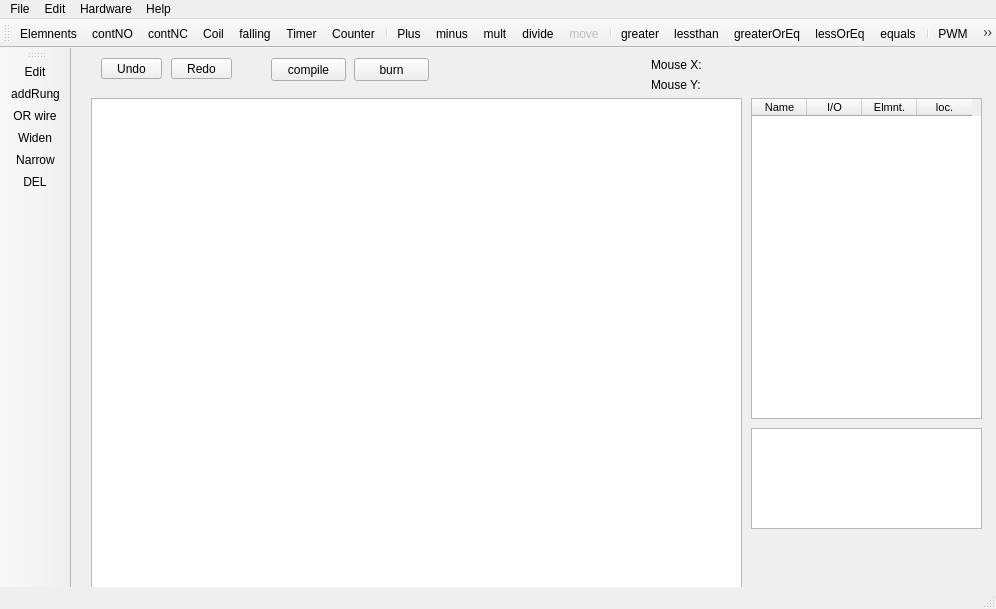
<?xml version="1.0" encoding="UTF-8"?>
<ui version="4.0">
 <class>MainWindow</class>
 <widget class="QMainWindow" name="MainWindow">
  <property name="geometry">
   <rect>
    <x>0</x>
    <y>0</y>
    <width>996</width>
    <height>609</height>
   </rect>
  </property>
  <property name="windowTitle">
   <string>Waltech Ladder Maker</string>
  </property>
  <widget class="QWidget" name="centralwidget">
   <widget class="QGraphicsView" name="graphicsView">
    <property name="geometry">
     <rect>
      <x>20</x>
      <y>50</y>
      <width>651</width>
      <height>521</height>
     </rect>
    </property>
    <property name="sizePolicy">
     <sizepolicy hsizetype="Expanding" vsizetype="Expanding">
      <horstretch>0</horstretch>
      <verstretch>0</verstretch>
     </sizepolicy>
    </property>
    <property name="mouseTracking">
     <bool>true</bool>
    </property>
   </widget>
   <widget class="QLabel" name="label">
    <property name="geometry">
     <rect>
      <x>580</x>
      <y>10</y>
      <width>50</width>
      <height>13</height>
     </rect>
    </property>
    <property name="text">
     <string>Mouse X:</string>
    </property>
   </widget>
   <widget class="QLabel" name="label_2">
    <property name="geometry">
     <rect>
      <x>630</x>
      <y>10</y>
      <width>50</width>
      <height>13</height>
     </rect>
    </property>
    <property name="text">
     <string/>
    </property>
   </widget>
   <widget class="QLabel" name="label_3">
    <property name="geometry">
     <rect>
      <x>580</x>
      <y>30</y>
      <width>50</width>
      <height>13</height>
     </rect>
    </property>
    <property name="text">
     <string>Mouse Y:</string>
    </property>
   </widget>
   <widget class="QLabel" name="label_4">
    <property name="geometry">
     <rect>
      <x>630</x>
      <y>30</y>
      <width>50</width>
      <height>13</height>
     </rect>
    </property>
    <property name="text">
     <string/>
    </property>
   </widget>
   <widget class="QToolButton" name="undoBbutton">
    <property name="geometry">
     <rect>
      <x>30</x>
      <y>10</y>
      <width>61</width>
      <height>21</height>
     </rect>
    </property>
    <property name="text">
     <string>Undo</string>
    </property>
    <property name="icon">
     <iconset resource="toolbaricons.qrc">
      <normaloff>:/icons/icons/CurvedArrowRightDown.svg</normaloff>:/icons/icons/CurvedArrowRightDown.svg</iconset>
    </property>
    <property name="toolButtonStyle">
     <enum>Qt::ToolButtonTextBesideIcon</enum>
    </property>
   </widget>
   <widget class="QToolButton" name="redoButton">
    <property name="geometry">
     <rect>
      <x>100</x>
      <y>10</y>
      <width>61</width>
      <height>21</height>
     </rect>
    </property>
    <property name="text">
     <string>Redo</string>
    </property>
    <property name="icon">
     <iconset resource="toolbaricons.qrc">
      <normaloff>:/icons/icons/CurvedArrowLeftDown.svg</normaloff>:/icons/icons/CurvedArrowLeftDown.svg</iconset>
    </property>
    <property name="toolButtonStyle">
     <enum>Qt::ToolButtonTextBesideIcon</enum>
    </property>
   </widget>
   <widget class="QTableWidget" name="tableWidget">
    <property name="geometry">
     <rect>
      <x>680</x>
      <y>50</y>
      <width>231</width>
      <height>321</height>
     </rect>
    </property>
    <property name="font">
     <font>
      <pointsize>8</pointsize>
     </font>
    </property>
    <property name="editTriggers">
     <set>QAbstractItemView::NoEditTriggers</set>
    </property>
    <property name="selectionMode">
     <enum>QAbstractItemView::NoSelection</enum>
    </property>
    <property name="sortingEnabled">
     <bool>true</bool>
    </property>
    <property name="cornerButtonEnabled">
     <bool>false</bool>
    </property>
    <property name="columnCount">
     <number>4</number>
    </property>
    <attribute name="horizontalHeaderVisible">
     <bool>true</bool>
    </attribute>
    <attribute name="horizontalHeaderDefaultSectionSize">
     <number>55</number>
    </attribute>
    <attribute name="verticalHeaderVisible">
     <bool>false</bool>
    </attribute>
    <attribute name="verticalHeaderDefaultSectionSize">
     <number>14</number>
    </attribute>
    <column>
     <property name="text">
      <string>Name</string>
     </property>
     <property name="font">
      <font>
       <pointsize>8</pointsize>
      </font>
     </property>
    </column>
    <column>
     <property name="text">
      <string>I/O</string>
     </property>
     <property name="font">
      <font>
       <pointsize>8</pointsize>
      </font>
     </property>
    </column>
    <column>
     <property name="text">
      <string>Elmnt.</string>
     </property>
     <property name="font">
      <font>
       <pointsize>8</pointsize>
      </font>
     </property>
    </column>
    <column>
     <property name="text">
      <string>loc.</string>
     </property>
     <property name="font">
      <font>
       <pointsize>8</pointsize>
      </font>
     </property>
    </column>
   </widget>
   <widget class="QPushButton" name="infoButton">
    <property name="geometry">
     <rect>
      <x>200</x>
      <y>10</y>
      <width>75</width>
      <height>23</height>
     </rect>
    </property>
    <property name="toolTip">
     <string>&lt;html&gt;&lt;head/&gt;&lt;body&gt;&lt;p&gt;Create hex file in your project directory&lt;/p&gt;&lt;/body&gt;&lt;/html&gt;</string>
    </property>
    <property name="whatsThis">
     <string>&lt;html&gt;&lt;head/&gt;&lt;body&gt;&lt;p&gt;This buton starts the following: &lt;/p&gt;&lt;p&gt;- creation of C code.  &lt;/p&gt;&lt;p&gt;- compiling of that cod with GCC&lt;/p&gt;&lt;p&gt;- save the resultant hex in save directory&lt;/p&gt;&lt;/body&gt;&lt;/html&gt;</string>
    </property>
    <property name="text">
     <string>compile</string>
    </property>
   </widget>
   <widget class="QTextBrowser" name="textBrowser">
    <property name="geometry">
     <rect>
      <x>680</x>
      <y>380</y>
      <width>231</width>
      <height>101</height>
     </rect>
    </property>
   </widget>
   <widget class="QPushButton" name="burnButton">
    <property name="geometry">
     <rect>
      <x>283</x>
      <y>10</y>
      <width>75</width>
      <height>23</height>
     </rect>
    </property>
    <property name="toolTip">
     <string>&lt;html&gt;&lt;head/&gt;&lt;body&gt;&lt;p&gt;Create hex file and upload it to the Hardware&lt;/p&gt;&lt;/body&gt;&lt;/html&gt;</string>
    </property>
    <property name="whatsThis">
     <string>&lt;html&gt;&lt;head/&gt;&lt;body&gt;&lt;p&gt;This buton starts the following: &lt;/p&gt;&lt;p&gt;- creation of C code.  &lt;/p&gt;&lt;p&gt;- compiling of that cod with GCC&lt;/p&gt;&lt;p&gt;- uploading of the resulting hex file to the hardware via USB&lt;/p&gt;&lt;/body&gt;&lt;/html&gt;</string>
    </property>
    <property name="text">
     <string>burn</string>
    </property>
   </widget>
  </widget>
  <widget class="QStatusBar" name="statusbar"/>
  <widget class="QToolBar" name="toolBar">
   <property name="cursor">
    <cursorShape>ArrowCursor</cursorShape>
   </property>
   <property name="contextMenuPolicy">
    <enum>Qt::PreventContextMenu</enum>
   </property>
   <property name="windowTitle">
    <string>Elements</string>
   </property>
   <attribute name="toolBarArea">
    <enum>TopToolBarArea</enum>
   </attribute>
   <attribute name="toolBarBreak">
    <bool>false</bool>
   </attribute>
   <addaction name="actionElemnents"/>
   <addaction name="actionContNO"/>
   <addaction name="actionContNC"/>
   <addaction name="actionCoil"/>
   <addaction name="actionFalling"/>
   <addaction name="actionTimer"/>
   <addaction name="actionCounter"/>
   <addaction name="separator"/>
   <addaction name="actionPlus"/>
   <addaction name="actionMinus"/>
   <addaction name="actionMult"/>
   <addaction name="actionDivide"/>
   <addaction name="actionMove"/>
   <addaction name="separator"/>
   <addaction name="actionGreater"/>
   <addaction name="actionLessthan"/>
   <addaction name="actionGreaterOrEq"/>
   <addaction name="actionLessOrEq"/>
   <addaction name="actionEquals"/>
   <addaction name="separator"/>
   <addaction name="actionPWM"/>
   <addaction name="actionADC"/>
   <addaction name="separator"/>
  </widget>
  <widget class="QMenuBar" name="menuBar">
   <property name="geometry">
    <rect>
     <x>0</x>
     <y>0</y>
     <width>996</width>
     <height>25</height>
    </rect>
   </property>
   <widget class="QMenu" name="menuFile">
    <property name="title">
     <string>File</string>
    </property>
    <addaction name="actionClose"/>
    <addaction name="actionOpen"/>
    <addaction name="actionSave"/>
    <addaction name="actionSave_As"/>
   </widget>
   <widget class="QMenu" name="menuEdit">
    <property name="title">
     <string>Edit</string>
    </property>
    <addaction name="actionUndo"/>
    <addaction name="actionRedo"/>
   </widget>
   <widget class="QMenu" name="menuHelp">
    <property name="title">
     <string>Help</string>
    </property>
    <addaction name="actionWhatsThis"/>
    <addaction name="separator"/>
    <addaction name="actionUSBHelp"/>
    <addaction name="actionArduinoUno_IO"/>
    <addaction name="actionArduinoNano_IO"/>
    <addaction name="actionArduinoMega_IO"/>
    <addaction name="actionAbout"/>
   </widget>
   <widget class="QMenu" name="menuDiagnostics">
    <property name="title">
     <string>Hardware</string>
    </property>
    <addaction name="actionWaltech"/>
    <addaction name="actionOpenPLC"/>
    <addaction name="actionArduinoUno"/>
    <addaction name="actionArduinoNano"/>
    <addaction name="actionArduinoMega"/>
    <addaction name="separator"/>
    <addaction name="actionCheck_HW_2"/>
   </widget>
   <addaction name="menuFile"/>
   <addaction name="menuEdit"/>
   <addaction name="menuDiagnostics"/>
   <addaction name="menuHelp"/>
  </widget>
  <widget class="QToolBar" name="toolBar_2">
   <property name="windowTitle">
    <string>toolBar_2</string>
   </property>
   <attribute name="toolBarArea">
    <enum>LeftToolBarArea</enum>
   </attribute>
   <attribute name="toolBarBreak">
    <bool>false</bool>
   </attribute>
   <addaction name="actionEdit_nTools"/>
   <addaction name="actionaddRung"/>
   <addaction name="actionORwire"/>
   <addaction name="actionWiden"/>
   <addaction name="actionNarrow"/>
   <addaction name="actionDEL"/>
  </widget>
  <action name="actionContNO">
   <property name="checkable">
    <bool>true</bool>
   </property>
   <property name="icon">
    <iconset resource="toolbaricons.qrc">
     <normaloff>:/icons/icons/contact_NO_button.svg</normaloff>:/icons/icons/contact_NO_button.svg</iconset>
   </property>
   <property name="text">
    <string>contNO</string>
   </property>
   <property name="toolTip">
    <string>Normally Open Contact</string>
   </property>
   <property name="whatsThis">
    <string>&lt;html&gt;&lt;head/&gt;&lt;body&gt;&lt;p&gt;&lt;span style=&quot; font-size:11pt; color:#000000;&quot;&gt;Inserts a Normally Open Contact in the ladder. &lt;/span&gt;&lt;span style=&quot; font-size:10pt; color:#000000;&quot;&gt;&lt;br/&gt;&lt;br/&gt;--A dialog window will appear.&lt;br/&gt;--Choose an input from the dropdown menu.&lt;br/&gt;--If &amp;quot;internal&amp;quot; selected and name is shared, the state will come from a Coil&lt;/span&gt;&lt;span style=&quot; color:#000000;&quot;/&gt;&lt;/p&gt;&lt;/body&gt;&lt;/html&gt;</string>
   </property>
  </action>
  <action name="actionContNC">
   <property name="checkable">
    <bool>true</bool>
   </property>
   <property name="icon">
    <iconset resource="toolbaricons.qrc">
     <normaloff>:/icons/icons/contact_NC_button.svg</normaloff>:/icons/icons/contact_NC_button.svg</iconset>
   </property>
   <property name="text">
    <string>contNC</string>
   </property>
   <property name="toolTip">
    <string>Normally Closed Contact</string>
   </property>
   <property name="whatsThis">
    <string>&lt;html&gt;&lt;head/&gt;&lt;body&gt;&lt;p&gt;&lt;span style=&quot; font-family:'Sans Serif'; font-size:11pt; color:#000000;&quot;&gt;Inserts a Normally Closed Contact in the ladder. &lt;br/&gt;&lt;br/&gt;--A dialog window will appear.&lt;br/&gt;--Choose an input from the dropdown menu.&lt;br/&gt;--If &amp;quot;internal&amp;quot; selected and name is shared, the state will come from a Coil &lt;/span&gt;&lt;/p&gt;&lt;/body&gt;&lt;/html&gt;</string>
   </property>
  </action>
  <action name="actionCoil">
   <property name="checkable">
    <bool>true</bool>
   </property>
   <property name="icon">
    <iconset resource="toolbaricons.qrc">
     <normaloff>:/icons/icons/Coil_button.svg</normaloff>:/icons/icons/Coil_button.svg</iconset>
   </property>
   <property name="text">
    <string>Coil</string>
   </property>
   <property name="toolTip">
    <string>Coil</string>
   </property>
   <property name="whatsThis">
    <string>&lt;html&gt;&lt;head/&gt;&lt;body&gt;&lt;p&gt;&lt;span style=&quot; font-size:11pt; color:#000000;&quot;&gt;Inserts a Coil in the ladder. &lt;br/&gt;&lt;br/&gt;--A dialog window will appear.&lt;br/&gt;--Choose an Output from the dropdown menu.&lt;br/&gt;--If &amp;quot;internal&amp;quot; selected and name is shared with another element, the state of this coil will pass to that element.&lt;/span&gt;&lt;/p&gt;&lt;/body&gt;&lt;/html&gt;</string>
   </property>
  </action>
  <action name="actionClose">
   <property name="text">
    <string>Close</string>
   </property>
  </action>
  <action name="actionUndo">
   <property name="text">
    <string>undo</string>
   </property>
   <property name="shortcut">
    <string>Ctrl+Z</string>
   </property>
  </action>
  <action name="actionRedo">
   <property name="text">
    <string>redo</string>
   </property>
   <property name="shortcut">
    <string>Ctrl+R</string>
   </property>
  </action>
  <action name="actionaddRung">
   <property name="checkable">
    <bool>true</bool>
   </property>
   <property name="icon">
    <iconset resource="toolbaricons.qrc">
     <normaloff>:/icons/icons/rung.png</normaloff>:/icons/icons/rung.png</iconset>
   </property>
   <property name="text">
    <string>addRung</string>
   </property>
   <property name="toolTip">
    <string>Add a Rung</string>
   </property>
   <property name="whatsThis">
    <string>&lt;html&gt;&lt;head/&gt;&lt;body&gt;&lt;span style=&quot; font-size:11pt; color:#000000;&quot;&gt;&lt;p&gt;Add a rung&lt;/p&gt;&lt;p&gt;Note: rungs can be converted to OR branches with the vertical wire tool.&lt;/p&gt;&lt;/body&gt;&lt;/html&gt;</string>
   </property>
  </action>
  <action name="actionWiden">
   <property name="checkable">
    <bool>true</bool>
   </property>
   <property name="icon">
    <iconset resource="toolbaricons.qrc">
     <normaloff>:/icons/icons/widen.png</normaloff>:/icons/icons/widen.png</iconset>
   </property>
   <property name="text">
    <string>Widen</string>
   </property>
   <property name="toolTip">
    <string>Widen rung</string>
   </property>
   <property name="whatsThis">
    <string>&lt;html&gt;&lt;head/&gt;&lt;body&gt;&lt;span style=&quot; font-size:11pt; color:#000000;&quot;&gt;&lt;p&gt;Makes the entire ladder one element width wider.&lt;/p&gt;&lt;/body&gt;&lt;/html&gt;</string>
   </property>
  </action>
  <action name="actionOpen">
   <property name="text">
    <string>Open</string>
   </property>
  </action>
  <action name="actionNew">
   <property name="text">
    <string>New</string>
   </property>
  </action>
  <action name="actionSave">
   <property name="text">
    <string>Save</string>
   </property>
  </action>
  <action name="actionDEL">
   <property name="checkable">
    <bool>true</bool>
   </property>
   <property name="icon">
    <iconset resource="toolbaricons.qrc">
     <normaloff>:/icons/icons/del.png</normaloff>:/icons/icons/del.png</iconset>
   </property>
   <property name="text">
    <string>DEL</string>
   </property>
   <property name="toolTip">
    <string>&lt;html&gt;&lt;head/&gt;&lt;body&gt;&lt;p&gt;Delete an element or empty rung &lt;/p&gt;&lt;/body&gt;&lt;/html&gt;</string>
   </property>
   <property name="whatsThis">
    <string>&lt;html&gt;&lt;head/&gt;&lt;body&gt;&lt;span style=&quot; font-size:11pt; color:#000000;&quot;&gt;&lt;p&gt;Delete an element&lt;/p&gt;&lt;p&gt;Delete an empty rung&lt;/p&gt;&lt;p&gt;Note: Use the vertical wire (OR) to delete branches. &lt;/p&gt;&lt;/body&gt;&lt;/html&gt;</string>
   </property>
  </action>
  <action name="actionORwire">
   <property name="checkable">
    <bool>true</bool>
   </property>
   <property name="icon">
    <iconset resource="toolbaricons.qrc">
     <normaloff>:/icons/icons/ORwire.png</normaloff>:/icons/icons/ORwire.png</iconset>
   </property>
   <property name="text">
    <string>OR wire</string>
   </property>
   <property name="toolTip">
    <string>&lt;html&gt;&lt;head/&gt;&lt;body&gt;&lt;p&gt;Toggles vertical wire to to OR branch.&lt;/p&gt;&lt;p&gt;Connects Rung to Rung below, Becomes OR branch&lt;/p&gt;&lt;/body&gt;&lt;/html&gt;</string>
   </property>
   <property name="whatsThis">
    <string>&lt;html&gt;&lt;head/&gt;&lt;body&gt;&lt;span style=&quot; font-size:11pt; color:#000000;&quot;&gt;&lt;p&gt;--Click to add or remove a vertical wire&lt;/p&gt;&lt;p&gt;--This tool can link rungs together to make an OR branch.&lt;/p&gt;&lt;p&gt;--Use this tool to widen or shrink the OR branch&lt;/p&gt;&lt;/body&gt;&lt;/html&gt;</string>
   </property>
  </action>
  <action name="actionNarrow">
   <property name="checkable">
    <bool>true</bool>
   </property>
   <property name="icon">
    <iconset resource="toolbaricons.qrc">
     <normaloff>:/icons/icons/narrow.png</normaloff>:/icons/icons/narrow.png</iconset>
   </property>
   <property name="text">
    <string>Narrow</string>
   </property>
   <property name="toolTip">
    <string>Remove extra empty locations</string>
   </property>
   <property name="whatsThis">
    <string>&lt;html&gt;&lt;head/&gt;&lt;body&gt;&lt;span style=&quot; font-size:11pt; color:#000000;&quot;&gt;&lt;p&gt;Narrows the ladder by one element width&lt;/p&gt;&lt;/body&gt;&lt;/html&gt;</string>
   </property>
  </action>
  <action name="actionFalling">
   <property name="checkable">
    <bool>true</bool>
   </property>
   <property name="icon">
    <iconset resource="toolbaricons.qrc">
     <normaloff>:/icons/icons/falling_button.svg</normaloff>:/icons/icons/falling_button.svg</iconset>
   </property>
   <property name="text">
    <string>falling</string>
   </property>
   <property name="toolTip">
    <string>Falling edge</string>
   </property>
   <property name="whatsThis">
    <string>&lt;html&gt;&lt;head/&gt;&lt;body&gt;&lt;p&gt;&lt;span style=&quot; font-size:11pt; color:#000000;&quot;&gt;Inserts a falling Edge in the ladder. &lt;br/&gt;&lt;br/&gt;--Creates a 10ns pulse on the rung-out when a falling edge is dected at the rung-in&lt;/span&gt;&lt;br/&gt;&lt;/p&gt;&lt;/body&gt;&lt;/html&gt;</string>
   </property>
  </action>
  <action name="actionTimer">
   <property name="checkable">
    <bool>true</bool>
   </property>
   <property name="icon">
    <iconset resource="toolbaricons.qrc">
     <normaloff>:/icons/icons/timer_button.svg</normaloff>:/icons/icons/timer_button.svg</iconset>
   </property>
   <property name="text">
    <string>Timer</string>
   </property>
   <property name="toolTip">
    <string>Timer</string>
   </property>
   <property name="whatsThis">
    <string>&lt;html&gt;&lt;head/&gt;&lt;body&gt;&lt;p&gt;&lt;span style=&quot; font-size:11pt; color:#000000;&quot;&gt;Inserts a Timer in the ladder. &lt;br/&gt;&lt;br/&gt;--A dialog window will appear.&lt;br/&gt;--Set the time delay.  10 min max (655 sec)&lt;br/&gt;--If rung-in state goes True and stays that way for the delay duration, the rung-out will go True.  &lt;br/&gt;--Timer is reset when the rung-in state goes False&lt;/p&gt;&lt;/body&gt;&lt;/html&gt;</string>
   </property>
  </action>
  <action name="actionCounter">
   <property name="checkable">
    <bool>true</bool>
   </property>
   <property name="icon">
    <iconset resource="toolbaricons.qrc">
     <normaloff>:/icons/icons/counter_button.svg</normaloff>:/icons/icons/counter_button.svg</iconset>
   </property>
   <property name="text">
    <string>Counter</string>
   </property>
   <property name="toolTip">
    <string>Counter</string>
   </property>
   <property name="whatsThis">
    <string>&lt;html&gt;&lt;head/&gt;&lt;body&gt;&lt;p&gt;&lt;span style=&quot; font-size:11pt; color:#000000;&quot;&gt;Inserts a Counter in the ladder. &lt;br/&gt;&lt;br/&gt;--A dialog window will appear.&lt;br/&gt;--Set the number of counts (setpoint).  65535 max.&lt;br/&gt;--If rung-in state goes True setpoint number of times, the rung-out will go True. &lt;br/&gt;--Choose a name.  If shared with a Coil, this will provide a Reset.&lt;/p&gt;&lt;/body&gt;&lt;/html&gt;</string>
   </property>
  </action>
  <action name="actionEdit_nTools">
   <property name="text">
    <string>Edit</string>
   </property>
  </action>
  <action name="actionElemnents">
   <property name="text">
    <string>Elemnents</string>
   </property>
  </action>
  <action name="actionWhatsThis">
   <property name="text">
    <string>WhatsThis</string>
   </property>
   <property name="toolTip">
    <string>&lt;html&gt;&lt;head/&gt;&lt;body&gt;&lt;p&gt;Click this to get help with a tool&lt;/p&gt;&lt;/body&gt;&lt;/html&gt;</string>
   </property>
  </action>
  <action name="actionCheck_HW">
   <property name="text">
    <string>Test Hardware</string>
   </property>
   <property name="toolTip">
    <string>&lt;html&gt;&lt;head/&gt;&lt;body&gt;&lt;p&gt;Checks USB&lt;/p&gt;&lt;/body&gt;&lt;/html&gt;</string>
   </property>
   <property name="whatsThis">
    <string>Checks USB connection, programmer, and controller.</string>
   </property>
  </action>
  <action name="actionUSBHelp">
   <property name="text">
    <string>USB</string>
   </property>
  </action>
  <action name="actionSettings">
   <property name="checkable">
    <bool>true</bool>
   </property>
   <property name="text">
    <string>Settings</string>
   </property>
  </action>
  <action name="actionWaltech">
   <property name="checkable">
    <bool>true</bool>
   </property>
   <property name="checked">
    <bool>true</bool>
   </property>
   <property name="text">
    <string>Waltech</string>
   </property>
   <property name="autoRepeat">
    <bool>false</bool>
   </property>
   <property name="menuRole">
    <enum>QAction::ApplicationSpecificRole</enum>
   </property>
  </action>
  <action name="actionArduinoUno">
   <property name="checkable">
    <bool>true</bool>
   </property>
   <property name="text">
    <string>Arduino Uno</string>
   </property>
   <property name="menuRole">
    <enum>QAction::ApplicationSpecificRole</enum>
   </property>
  </action>
  <action name="actionCheck_HW_2">
   <property name="text">
    <string>Test USB</string>
   </property>
   <property name="toolTip">
    <string>Test USB connection, drver, programmer, hardware</string>
   </property>
  </action>
  <action name="actionArduinoUno_IO">
   <property name="text">
    <string>Arduino Uno IO</string>
   </property>
  </action>
  <action name="actionSave_As">
   <property name="text">
    <string>Save As</string>
   </property>
  </action>
  <action name="actionAbout">
   <property name="text">
    <string>About</string>
   </property>
  </action>
  <action name="actionPlus">
   <property name="checkable">
    <bool>true</bool>
   </property>
   <property name="icon">
    <iconset resource="toolbaricons.qrc">
     <normaloff>:/icons/icons/plus.svg</normaloff>:/icons/icons/plus.svg</iconset>
   </property>
   <property name="text">
    <string>Plus</string>
   </property>
   <property name="whatsThis">
    <string>&lt;html&gt;&lt;head/&gt;&lt;body&gt;&lt;span style=&quot; font-size:11pt; color:#000000;&quot;&gt;&lt;p&gt;Add. &lt;/p&gt;&lt;p&gt;Must be paced on far right.&lt;/p&gt;&lt;p&gt;Sources can be a constant or a name of another element. &lt;/p&gt;&lt;p&gt;sources and result are 16 bit signed.  (-32767 to 32767)&lt;/p&gt;&lt;/body&gt;&lt;/html&gt;</string>
   </property>
  </action>
  <action name="actionMinus">
   <property name="checkable">
    <bool>true</bool>
   </property>
   <property name="icon">
    <iconset resource="toolbaricons.qrc">
     <normaloff>:/icons/icons/minus.svg</normaloff>:/icons/icons/minus.svg</iconset>
   </property>
   <property name="text">
    <string>minus</string>
   </property>
   <property name="whatsThis">
    <string>&lt;html&gt;&lt;head/&gt;&lt;body&gt;&lt;span style=&quot; font-size:11pt; color:#000000;&quot;&gt;&lt;p&gt;Subtract. &lt;/p&gt;&lt;p&gt;Must be paced on far right.&lt;/p&gt;&lt;p&gt;Sources can be a constant or a name of another element. &lt;/p&gt;&lt;p&gt;sources and result are 16 bit signed.  (-32767 to 32767)&lt;/p&gt;&lt;p&gt;&lt;br/&gt;&lt;/p&gt;&lt;/body&gt;&lt;/html&gt;</string>
   </property>
  </action>
  <action name="actionEquals">
   <property name="checkable">
    <bool>true</bool>
   </property>
   <property name="icon">
    <iconset resource="toolbaricons.qrc">
     <normaloff>:/icons/icons/equ.svg</normaloff>:/icons/icons/equ.svg</iconset>
   </property>
   <property name="text">
    <string>equals</string>
   </property>
   <property name="whatsThis">
    <string>&lt;html&gt;&lt;head/&gt;&lt;body&gt;&lt;p&gt;Comparison: Equals.&lt;/p&gt;&lt;p&gt;Conductive if true.&lt;/p&gt;&lt;p&gt;Sources can be a constant or a name of another element. &lt;/p&gt;&lt;p&gt;&lt;br/&gt;&lt;/p&gt;&lt;/body&gt;&lt;/html&gt;</string>
   </property>
  </action>
  <action name="actionMove">
   <property name="checkable">
    <bool>true</bool>
   </property>
   <property name="enabled">
    <bool>false</bool>
   </property>
   <property name="icon">
    <iconset resource="toolbaricons.qrc">
     <normaloff>:/icons/icons/move.svg</normaloff>:/icons/icons/move.svg</iconset>
   </property>
   <property name="text">
    <string>move</string>
   </property>
   <property name="visible">
    <bool>false</bool>
   </property>
  </action>
  <action name="actionDivide">
   <property name="checkable">
    <bool>true</bool>
   </property>
   <property name="icon">
    <iconset resource="toolbaricons.qrc">
     <normaloff>:/icons/icons/divide.svg</normaloff>:/icons/icons/divide.svg</iconset>
   </property>
   <property name="text">
    <string>divide</string>
   </property>
   <property name="whatsThis">
    <string>&lt;html&gt;&lt;head/&gt;&lt;body&gt;&lt;span style=&quot; font-size:11pt; color:#000000;&quot;&gt;&lt;p&gt;Divide. &lt;/p&gt;&lt;p&gt;Must be paced on far right.&lt;/p&gt;&lt;p&gt;Sources can be a constant or a name of another element. &lt;/p&gt;&lt;p&gt;sources and result are 16 bit signed.  (-32767 to 32767)&lt;/p&gt;&lt;p&gt;Divide by zero OK.&lt;/p&gt;&lt;/body&gt;&lt;/html&gt;</string>
   </property>
  </action>
  <action name="actionMult">
   <property name="checkable">
    <bool>true</bool>
   </property>
   <property name="icon">
    <iconset resource="toolbaricons.qrc">
     <normaloff>:/icons/icons/times.svg</normaloff>:/icons/icons/times.svg</iconset>
   </property>
   <property name="text">
    <string>mult</string>
   </property>
   <property name="whatsThis">
    <string>&lt;html&gt;&lt;head/&gt;&lt;body&gt;&lt;span style=&quot; font-size:11pt; color:#000000;&quot;&gt;&lt;p&gt;Multiply.&lt;/p&gt;&lt;p&gt;Must be paced on far right.&lt;/p&gt;&lt;p&gt;Sources can be a constant or a name of another element. &lt;/p&gt;&lt;p&gt;sources and result are 16 bit signed.  (-32767 to 32767)&lt;/p&gt;&lt;/body&gt;&lt;/html&gt;</string>
   </property>
  </action>
  <action name="actionGreater">
   <property name="checkable">
    <bool>true</bool>
   </property>
   <property name="icon">
    <iconset resource="toolbaricons.qrc">
     <normaloff>:/icons/icons/greater_than.svg</normaloff>:/icons/icons/greater_than.svg</iconset>
   </property>
   <property name="text">
    <string>greater</string>
   </property>
   <property name="whatsThis">
    <string>&lt;html&gt;&lt;head/&gt;&lt;body&gt;&lt;span style=&quot; font-size:11pt; color:#000000;&quot;&gt;&lt;p&gt;Comparison: Greater Than.&lt;/p&gt;&lt;p&gt;Conductive if true.&lt;/p&gt;&lt;p&gt;Sources can be a constant or a name of another element.&lt;/p&gt;&lt;/body&gt;&lt;/html&gt;</string>
   </property>
  </action>
  <action name="actionLessthan">
   <property name="checkable">
    <bool>true</bool>
   </property>
   <property name="icon">
    <iconset resource="toolbaricons.qrc">
     <normaloff>:/icons/icons/less_than.svg</normaloff>:/icons/icons/less_than.svg</iconset>
   </property>
   <property name="text">
    <string>lessthan</string>
   </property>
   <property name="whatsThis">
    <string>&lt;html&gt;&lt;head/&gt;&lt;body&gt;&lt;span style=&quot; font-size:11pt; color:#000000;&quot;&gt;&lt;p&gt;Comparison: Less Than.&lt;/p&gt;&lt;p&gt;Conductive if true.&lt;/p&gt;&lt;p&gt;Sources can be a constant or a name of another element.&lt;/p&gt;&lt;/body&gt;&lt;/html&gt;</string>
   </property>
  </action>
  <action name="actionGreaterOrEq">
   <property name="checkable">
    <bool>true</bool>
   </property>
   <property name="icon">
    <iconset resource="toolbaricons.qrc">
     <normaloff>:/icons/icons/greater_than_or_eq.svg</normaloff>:/icons/icons/greater_than_or_eq.svg</iconset>
   </property>
   <property name="text">
    <string>greaterOrEq</string>
   </property>
   <property name="whatsThis">
    <string>&lt;html&gt;&lt;head/&gt;&lt;body&gt;&lt;span style=&quot; font-size:11pt; color:#000000;&quot;&gt;&lt;p&gt;Comparison: Greater Than or Equal.&lt;/p&gt;&lt;p&gt;Conductive if true.&lt;/p&gt;&lt;p&gt;Sources can be a constant or a name of another element.&lt;/p&gt;&lt;/body&gt;&lt;/html&gt;</string>
   </property>
  </action>
  <action name="actionLessOrEq">
   <property name="checkable">
    <bool>true</bool>
   </property>
   <property name="icon">
    <iconset resource="toolbaricons.qrc">
     <normaloff>:/icons/icons/less_than_or_eq.svg</normaloff>:/icons/icons/less_than_or_eq.svg</iconset>
   </property>
   <property name="text">
    <string>lessOrEq</string>
   </property>
   <property name="whatsThis">
    <string>&lt;html&gt;&lt;head/&gt;&lt;body&gt;&lt;p&gt;Comparison: Less Than or Equal.&lt;/p&gt;&lt;p&gt;Conductive if true.&lt;/p&gt;&lt;p&gt;Sources can be a constant or a name of another element.&lt;/p&gt;&lt;/body&gt;&lt;/html&gt;</string>
   </property>
  </action>
  <action name="actionPWM">
   <property name="checkable">
    <bool>true</bool>
   </property>
   <property name="icon">
    <iconset resource="toolbaricons.qrc">
     <normaloff>:/icons/icons/PWM.svg</normaloff>:/icons/icons/PWM.svg</iconset>
   </property>
   <property name="text">
    <string>PWM</string>
   </property>
   <property name="whatsThis">
    <string>&lt;html&gt;&lt;head/&gt;&lt;body&gt;&lt;p&gt;&lt;span style=&quot; color:#000000;&quot;&gt;Pulse width modulated output. &lt;/span&gt;&lt;/p&gt;&lt;p&gt;&lt;span style=&quot; color:#000000;&quot;&gt;Must be placed on far right.&lt;/span&gt;&lt;/p&gt;&lt;p&gt;&lt;span style=&quot; color:#000000;&quot;&gt;Active if rung in state True.&lt;/span&gt;&lt;/p&gt;&lt;p&gt;&lt;span style=&quot; color:#000000;&quot;&gt;Menu item will be greyed if PWM not available on this hardware.&lt;/span&gt;&lt;/p&gt;&lt;p&gt;&lt;span style=&quot; color:#000000;&quot;&gt;If output set to &amp;quot;Internal&amp;quot; PWM will be de-activated&lt;/span&gt;&lt;/p&gt;&lt;p&gt;&lt;span style=&quot; color:#000000;&quot;&gt;NOTES:&lt;/span&gt;&lt;/p&gt;&lt;p&gt;&lt;span style=&quot; color:#000000;&quot;&gt;If two PWM elements exist in the ladder with the same hardware output, the first active one will apply. This allows to set a single output to different levels.&lt;/span&gt;&lt;/p&gt;&lt;p&gt;&lt;span style=&quot; color:#000000;&quot;&gt;The PWM frequency is fixed at 16khz. &lt;/span&gt;&lt;/p&gt;&lt;/body&gt;&lt;/html&gt;</string>
   </property>
  </action>
  <action name="actionADC">
   <property name="checkable">
    <bool>true</bool>
   </property>
   <property name="icon">
    <iconset resource="toolbaricons.qrc">
     <normaloff>:/icons/icons/ADC.svg</normaloff>:/icons/icons/ADC.svg</iconset>
   </property>
   <property name="text">
    <string>ADC</string>
   </property>
   <property name="whatsThis">
    <string>&lt;html&gt;&lt;head/&gt;&lt;body&gt;&lt;span style=&quot; font-size:11pt; color:#000000;&quot;&gt;&lt;p&gt;ADC. Measure Voltage.&lt;/p&gt;&lt;p&gt;Ten bit output (0 to 1024)&lt;/p&gt;&lt;p&gt;5v (AVcc) refrence.  value = (Vin x 1024)÷5&lt;/p&gt;&lt;p&gt;Must be placed on far right.&lt;/p&gt;&lt;p&gt;Active if rung in state True.&lt;/p&gt;&lt;p&gt;Menu item will be greyed if ADC not available on this hardware.&lt;/p&gt;&lt;p&gt;if input set to &amp;quot;Internal&amp;quot; ADC will be de-activated.&lt;/p&gt;&lt;p&gt;&lt;br/&gt;&lt;/p&gt;&lt;/body&gt;&lt;/html&gt;</string>
   </property>
  </action>
  <action name="actionArduinoMega_IO">
   <property name="text">
    <string>Arduino Mega IO</string>
   </property>
  </action>
  <action name="actionArduinoMega">
   <property name="checkable">
    <bool>true</bool>
   </property>
   <property name="text">
    <string>Arduino Mega</string>
   </property>
  </action>
  <action name="actionArduinoNano">
   <property name="checkable">
    <bool>true</bool>
   </property>
   <property name="text">
    <string>Arduino Nano</string>
   </property>
   <property name="menuRole">
    <enum>QAction::ApplicationSpecificRole</enum>
   </property>
  </action>
  <action name="actionArduinoNano_IO">
   <property name="text">
    <string>Arduino Nano IO</string>
   </property>
  </action>
  <action name="actionOpenPLC">
   <property name="checkable">
    <bool>true</bool>
   </property>
   <property name="text">
    <string>OpenPLC</string>
   </property>
   <property name="menuRole">
    <enum>QAction::ApplicationSpecificRole</enum>
   </property>
  </action>
  <action name="actionCompile_Hex">
   <property name="text">
    <string>Compile &amp;Hex</string>
   </property>
  </action>
 </widget>
 <resources>
  <include location="toolbaricons.qrc"/>
 </resources>
 <connections>
  <connection>
   <sender>actionClose</sender>
   <signal>activated()</signal>
   <receiver>MainWindow</receiver>
   <slot>close()</slot>
   <hints>
    <hint type="sourcelabel">
     <x>-1</x>
     <y>-1</y>
    </hint>
    <hint type="destinationlabel">
     <x>374</x>
     <y>301</y>
    </hint>
   </hints>
  </connection>
  <connection>
   <sender>undoBbutton</sender>
   <signal>clicked()</signal>
   <receiver>actionUndo</receiver>
   <slot>trigger()</slot>
   <hints>
    <hint type="sourcelabel">
     <x>128</x>
     <y>82</y>
    </hint>
    <hint type="destinationlabel">
     <x>-1</x>
     <y>-1</y>
    </hint>
   </hints>
  </connection>
  <connection>
   <sender>redoButton</sender>
   <signal>clicked()</signal>
   <receiver>actionRedo</receiver>
   <slot>trigger()</slot>
   <hints>
    <hint type="sourcelabel">
     <x>198</x>
     <y>82</y>
    </hint>
    <hint type="destinationlabel">
     <x>-1</x>
     <y>-1</y>
    </hint>
   </hints>
  </connection>
 </connections>
</ui>
